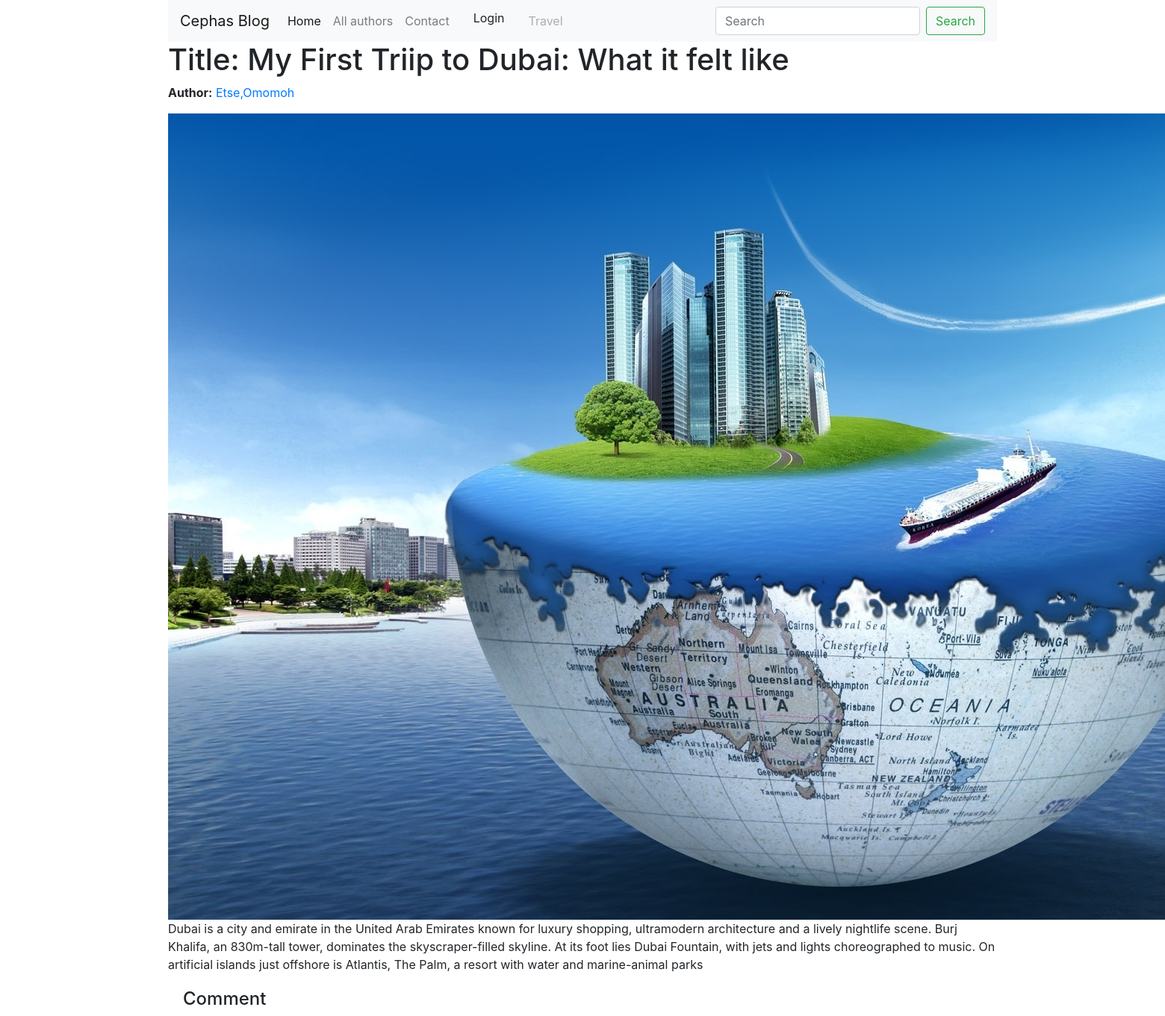
The app's page /blog/blog/2 with its own data.
### blog/models.py (models this page shows, shortened)
class Article(models.Model):
	title = models.CharField(max_length=200, null=False)
	description = models.TextField(max_length=1000, help_text='Enter your post content here')
	author = models.ForeignKey('Author', on_delete=models.SET_NULL, null = True)
	category = models.ManyToManyField(Category )
	photo = models.ImageField(upload_to='article_photo', null=True)
	post_date = models.DateTimeField(default=now, editable=False)
	def display_genre(self):
		return ', '.join(category.name for category in self.category.all()[:3])
	display_genre.short_description = 'Category'
	class Meta:
		ordering = ['post_date']

class Author(models.Model):
	first_name =  models.CharField(max_length=100)
	last_name = models.CharField(max_length=100)
	bio = models.TextField(max_length=1000)
	class Meta:
		ordering = ['last_name', 'first_name']
	def __str__(self):
		return f'{self.first_name},{ self.last_name}'

### blog/views.py (the view)
# urls.py: path('blog/<int:pk>', BlogDetailView.as_view(), name='blog-detail'),
class BlogDetailView(generic.DetailView):
	model = Article

### blog/templates/blog/article_detail.html
{% extends "base_template.html" %}
{% block content %}
  <h1>Title: {{ article.title }}</h1>
  <p><strong>Author:</strong> <a href="{{ author.get_absolute_url }}" >{{article.author }}</a> </a></p>
  <img src="{{ article.photo.url }} ">
  <p> {{ article.description }}</p>
  <div style="margin-left:20px;margin-top:20px">
    <h4>Comment</h4>
</div>
{% endblock %}

### records on screen
Article: title "My First Triip to Dubai: What it felt like", author "Etse,Omomoh", photo (picture), description "Dubai is a city and emirate in the United Arab Emirates known for luxury shopping, ultramodern architecture and a lively nightlife scene. Burj Khalifa, an 830m-tall tower, dominates the skyscraper-filled skyline. At its foot lies Dubai Fountain, with jets and lights choreographed to music. On artificial islands just offshore is Atlantis, The Palm, a resort with water and marine-animal parks"
